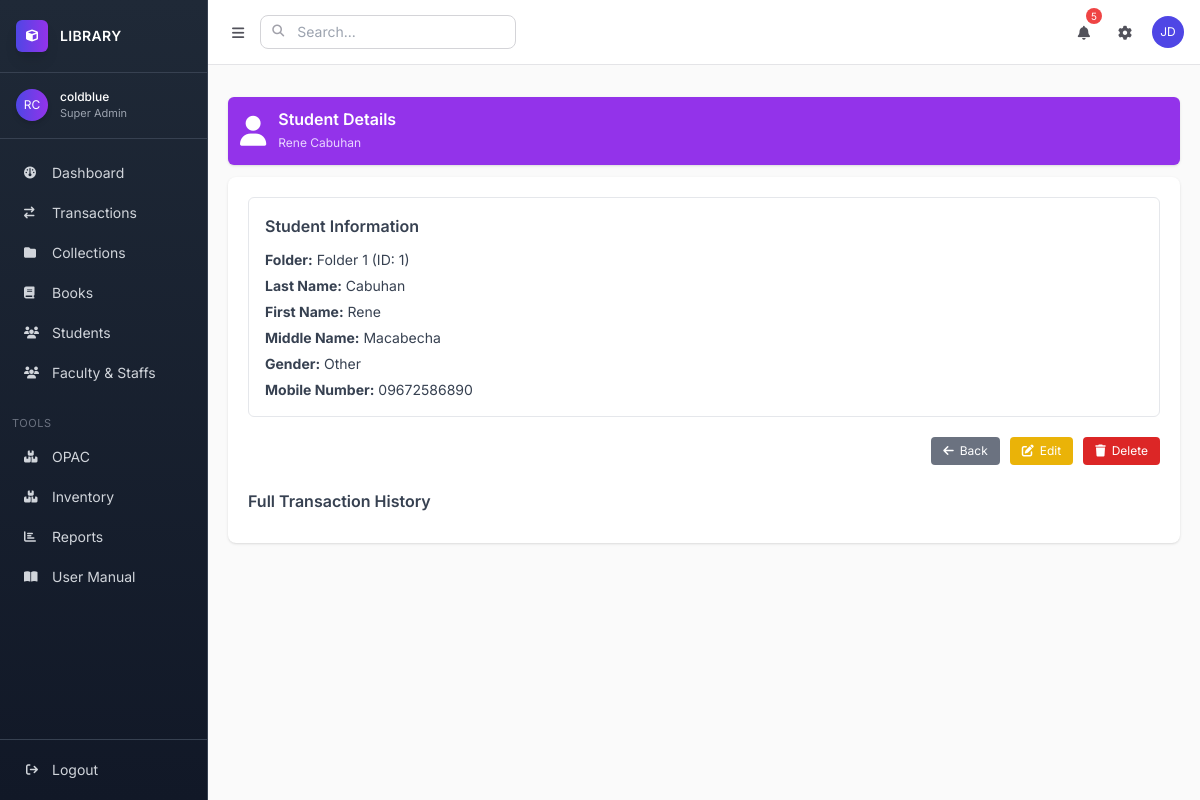
Before: /library/students/1/ (signed in) with the older database file.
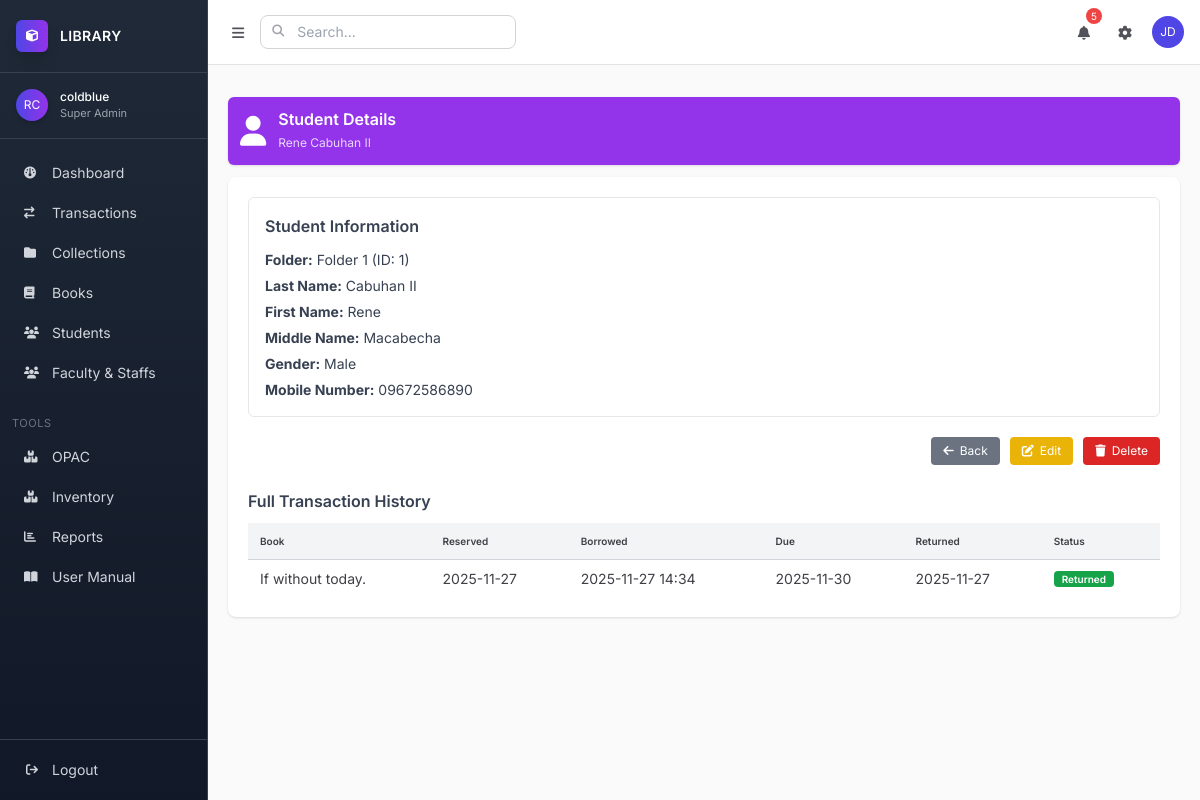
After: the same page with the newer database file.
### apps/app1/models.py (models this page shows, shortened)
class Student(models.Model):
    folder = models.ForeignKey(Folder, on_delete=models.SET_NULL, null=True, blank=True, related_name="students")
    last_name = models.CharField(max_length=150)
    first_name = models.CharField(max_length=150)
    middle_name = models.CharField(max_length=150, blank=True, null=True)
    mobile_number = models.CharField(max_length=20, blank=True, null=True)
    GENDER_CHOICES = [
        ('M', 'Male'),
        ('F', 'Female'),
        ('O', 'Other'),
    ]
    gender = models.CharField(max_length=1, choices=GENDER_CHOICES)

class Folder(models.Model):
    folder_name = models.CharField(max_length=100, unique=True)
    folder_capacity = models.PositiveIntegerField()
    floor_number = models.CharField(max_length=50)  # or IntegerField if numeric
    created_by = models.ForeignKey(User, on_delete=models.SET_NULL, null=True, blank=True)
    created_at = models.DateTimeField(auto_now_add=True)

### apps/app2/models.py (models this page shows, shortened)
class Transaction(models.Model):
    book = models.ForeignKey(Book, on_delete=models.CASCADE, related_name="transactions")
    borrower = models.ForeignKey(Student, on_delete=models.CASCADE, related_name="transactions")
    barcode = models.ForeignKey('BookBarcode', on_delete=models.CASCADE, related_name="transactions", null=True, blank=True)
    date_reserve = models.DateTimeField(auto_now_add=True)
    date_borrowed = models.DateTimeField(blank=True, null=True)
    due_date = models.DateField(blank=True, null=True)
    date_returned = models.DateField(blank=True, null=True)
    remarks = models.CharField(max_length=255, blank=True, null=True)
    STATUS_CHOICES = [
        ("reserved", "Reserved"),
        ("borrowed", "Borrowed"),
        ("returned", "Returned"),
        ("overdue", "Overdue"),
        ("damaged", "Damaged"),
        ("lost", "Lost"),
    ]
    status = models.CharField(max_length=20, choices=STATUS_CHOICES, default="reserved")

class Book(models.Model):
    collection = models.ForeignKey(
        Collection, on_delete=models.SET_NULL, null=True, blank=True, related_name="books"
    )
    control_number = models.CharField(max_length=50, unique=True, verbose_name="Control Number / 001")
    isbn = models.CharField(max_length=20, blank=True, null=True, verbose_name="ISBN / 020")
    title = models.CharField(max_length=255, verbose_name="Title / 245$a")
    subtitle = models.CharField(max_length=255, blank=True, null=True, verbose_name="Subtitle / 245$b")
    statement_of_responsibility = models.CharField(max_length=255, blank=True, null=True, verbose_name="Statement of Responsibility / 245$c")
    author = models.CharField(max_length=255, verbose_name="Main Author / 100$a")
    added_authors = models.CharField(max_length=255, blank=True, null=True, verbose_name="Added Authors / 700$a")
    edition = models.CharField(max_length=100, blank=True, null=True, verbose_name="Edition / 250")
    publisher = models.CharField(max_length=255, blank=True, null=True, verbose_name="Publisher / 264$b")
    publication_place = models.CharField(max_length=255, blank=True, null=True, verbose_name="Place / 264$a")
    publication_year = models.CharField(max_length=4, blank=True, null=True, verbose_name="Year / 264$c")
    pages = models.CharField(max_length=50, blank=True, null=True, verbose_name="Pagination / 300$a")
    illustrations = models.CharField(max_length=255, blank=True, null=True, verbose_name="Illustrations / 300$b")
    dimensions = models.CharField(max_length=50, blank=True, null=True, verbose_name="Dimensions / 300$c")
    series = models.CharField(max_length=255, blank=True, null=True, verbose_name="Series / 490$a")
    notes = models.TextField(blank=True, null=True, verbose_name="General Notes / 500")
    summary = models.TextField(blank=True, null=True, verbose_name="Summary / 520")
    subjects = models.CharField(max_length=255, blank=True, null=True, verbose_name="Subjects / 650$a")
    classification = models.CharField(max_length=50, blank=True, null=True, verbose_name="Dewey / 082 or Local / 090")
    language = models.CharField(max_length=50, blank=True, null=True, verbose_name="Language / 041$a")
    cover_image = models.ImageField(
        upload_to='book_covers/', blank=True, null=True, verbose_name="Book Cover"
    )
    created_at = models.DateTimeField(auto_now_add=True)
    updated_at = models.DateTimeField(auto_now=True)

### apps/app1/views.py (the view)
# urls.py: path("students/<int:pk>/", views.student_detail, name="student_detail"),   # 👈 ADD THIS
@login_required
def student_detail(request, pk):
    student = get_object_or_404(Student, pk=pk)
    borrowed_books = student.borrowed_books.select_related("book").all()
    transactions = Transaction.objects.select_related(
            "book", "borrower"
        ).filter(
            borrower_id=pk
        ).order_by("-date_borrowed")
    return render(request, "app1/student/student_detail.html", {
        "student": student,
        "borrowed_books": borrowed_books,
        "transactions": transactions,
    })

### templates/app1/student/student_detail.html
{% extends 'base.html' %} {% block title %}Student Details{% endblock %} {% block content %} {% load custom_filters %}
<div class="flex items-center p-3 my-3 text-white bg-purple-600 rounded-md shadow">
	<i class="fas fa-user text-3xl mr-3"></i>
	<div>
		<h1 class="text-base font-semibold leading-tight">Student Details</h1>
		<small class="text-purple-200 text-xs">{{ student.first_name }} {{ student.last_name }}</small>
	</div>
</div>
<div class="bg-white shadow rounded-lg p-5">
	<div class="border border-gray-200 rounded-md p-4 mb-5">
		<h2 class="text-base font-semibold mb-3 text-gray-700">Student Information</h2>
		<div class="space-y-1.5 text-gray-700 text-sm">
			<p>
				<strong>Folder:</strong>
				{% if student.folder %} {{ student.folder.folder_name }} (ID: {{ student.folder.id }}) {% else %}
				<span class="text-gray-400">None</span>
				{% endif %}
			</p>
			<p><strong>Last Name:</strong> {{ student.last_name }}</p>
			<p><strong>First Name:</strong> {{ student.first_name }}</p>
			<p><strong>Middle Name:</strong> {{ student.middle_name }}</p>
			<p><strong>Gender:</strong> {{ student.get_gender_display }}</p>
			<p><strong>Mobile Number:</strong> {{ student.mobile_number }}</p>
		</div>
	</div>
	<div class="flex justify-end mb-5">
		<div class="flex flex-wrap gap-2.5">
			<a href="{% url 'student_list' %}" class="px-3 py-1.5 bg-gray-500 text-white rounded hover:bg-gray-600 text-xs flex items-center"> <i class="fas fa-arrow-left mr-1.5 text-xs"></i> Back </a>
			<a href="{% url 'student_update' student.id %}" class="px-3 py-1.5 bg-yellow-500 text-white rounded hover:bg-yellow-600 text-xs flex items-center"> <i class="fas fa-edit mr-1.5 text-xs"></i> Edit </a>
			<a href="{% url 'student_delete' student.id %}" class="px-3 py-1.5 bg-red-600 text-white rounded hover:bg-red-700 text-xs flex items-center"> <i class="fas fa-trash mr-1.5 text-xs"></i> Delete </a>
		</div>
	</div>
	<h2 class="text-base font-semibold text-gray-700 mt-6 mb-2.5">Full Transaction History</h2>
	{% if transactions %}
	<div class="overflow-x-auto">
		<table class="min-w-full divide-y divide-gray-300 text-sm">
			<thead class="bg-gray-100">
				<tr>
					<th class="px-3 py-2 text-left text-[10px] font-semibold">Book</th>
					<th class="px-3 py-2 text-left text-[10px] font-semibold">Reserved</th>
					<th class="px-3 py-2 text-left text-[10px] font-semibold">Borrowed</th>
					<th class="px-3 py-2 text-left text-[10px] font-semibold">Due</th>
					<th class="px-3 py-2 text-left text-[10px] font-semibold">Returned</th>
					<th class="px-3 py-2 text-left text-[10px] font-semibold">Status</th>
				</tr>
			</thead>
			<tbody class="divide-y divide-gray-200 bg-white">
				{% for t in transactions %}
				<tr>
					<td class="px-3 py-2">{{ t.book.title }}{{ t.book.barcode }}</td>
					<td class="px-3 py-2">{{ t.date_reserve|date:"Y-m-d" }}</td>
					<td class="px-3 py-2">{{ t.date_borrowed|date:"Y-m-d H:i" }}</td>
					<td class="px-3 py-2">{{ t.due_date|date:"Y-m-d" }}</td>
					<td class="px-3 py-2">{% if t.date_returned %} {{ t.date_returned|date:"Y-m-d" }} {% else %} - {% endif %}</td>
					<td class="px-3 py-2">
						{% if t.status == "borrowed" %}
						<span class="px-2 py-0.5 bg-yellow-300 text-yellow-800 rounded text-[10px] font-semibold">Borrowed</span>
						{% elif t.status == "returned" %}
						<span class="px-2 py-0.5 bg-green-600 text-white rounded text-[10px] font-semibold">Returned</span>
						{% else %}
						<span class="px-2 py-0.5 bg-gray-300 text-gray-700 rounded text-[10px] font-semibold">{{ t.status }}</span>
						{% endif %}
					</td>
				</tr>
				{% endfor %}
			</tbody>
		</table>
	</div>
	{% endif %}
</div>
{% endblock %}

Changed rows visible on the page:
changed Student "Rene": last_name "Cabuhan" → "Cabuhan II"; gender "Other" → "Male"
added Transaction: book "If without today.", date_reserve "2025-11-27", date_borrowed "2025-11-27 14:34", due_date "2025-11-30", date_returned "2025-11-27", status "Returned"
Other visible differences:
text now shown: "Book Reserved Borrowed Due Returned Status"
